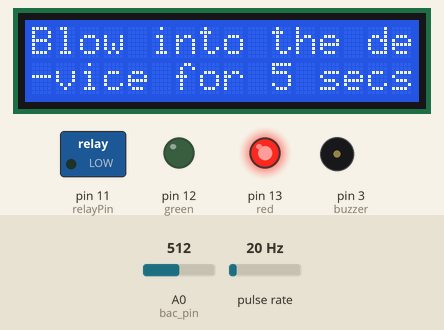
The sketch below on a simulated Arduino Uno, built with avr-gcc and run on an emulated ATmega328P. Shown: 16×2 character LCD, switched loads named in the sketch (green lamp = pin HIGH), output pins drawn as LEDs (lit = HIGH), buzzer (waves = sounding, pin HIGH). Wiring (inferred from the names in the program): pulse sensor: data pin 2. The test bench sets the inputs (shaded band); at power-on: pulse rate 20 Hz, A0 (bac_pin) = 512. What the sketch prints to the serial monitor is not drawn.

Above: at 1.2 s.
1.3 s: pulse rate (sensor on pin 2) set to 56 Hz
At 4.25 s:
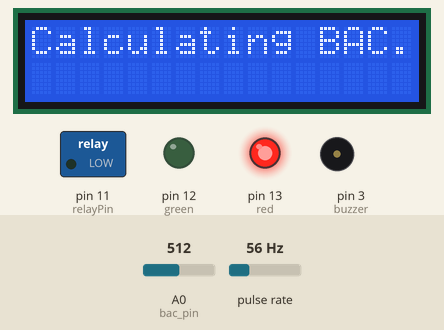
4.3 s: pulse rate (sensor on pin 2) set to 61 Hz
At 6.1 s:
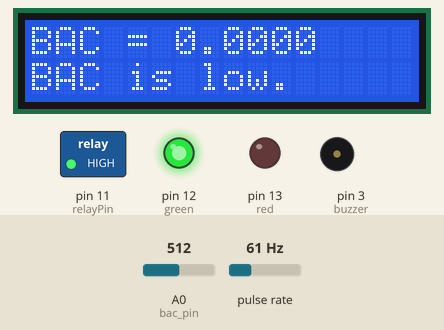
Timing chart, 0 to 7.6 s (numbered marks = the images above; inputs shaded):
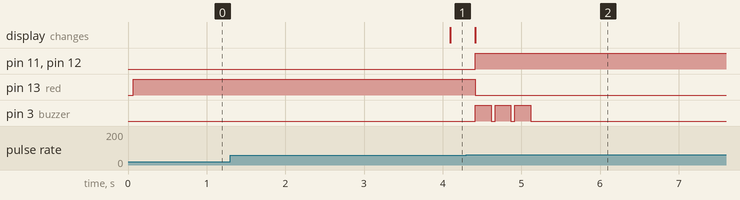

Measured:
- the behaviour switches between 57 and 58 Hz on pulse rate (sensor on pin 2) (found by bisection; images 1 and 2)
- after the input at 1.3 s, the display: changes after 2.8 s (image 1)
- by itself, pin 3 (buzzer): alternates HIGH for 0.20 s and LOW for 0.05 s, 6 changes in all, then stays LOW

The sketch:

breathalyzer_1.ino
```cpp
#include <LiquidCrystal.h>
#define relayPin 11
#define red 13
#define green 12
#define buzzer 3
float bac_pin = A0;
unsigned int val = 0; //breathalyzer value
unsigned char PIN = 0;
int intNumber = 1023; //max value
int delayTime = 1000;
float bac = 0;
float bacArray[30];
float largest = 0 ;
float temp = 0;

int count = 0;

LiquidCrystal lcd(10, 9, 4, 5, 6, 7);

float BAC = 0.877;
////////////////////////////////////////////////////////////


volatile int  flow_frequency;
volatile int  flow_frequency_; // Measures flow meter pulses
float  l_hour;
float  l_hour_; // Calculated litres/hour
  // Flow Meter Pin number
unsigned long currentTime;
unsigned long cloopTime;
unsigned long currentTime_;
unsigned long cloopTime_;

////////////////////////////////////////////////////////////

void setup() {
  // put your setup code here, to run once:
  lcd.begin(16, 2);
  lcd.print("Calculating BAC...");
  //Serial.begin(9600);
  pinMode(bac_pin, INPUT);
  pinMode(buzzer, OUTPUT);
  unsigned char flowmeter = 2;


  /*********************************************************/
  pinMode(flowmeter, INPUT);
  pinMode(relayPin, OUTPUT);
  pinMode (red, OUTPUT);
  pinMode (green, OUTPUT);
  digitalWrite(relayPin, LOW);
  digitalWrite (red, HIGH);


digitalWrite (red, HIGH);


  Serial.begin(9600);
  attachInterrupt(0, flow, RISING); // Setup Interrupt
  // see http://arduino.cc/en/Reference/attachInterrupt
  sei();                            // Enable interrupts
  currentTime = millis();
  cloopTime = currentTime;
  currentTime_ = millis();
  cloopTime_ = currentTime_;
  /*********************************************************/

}

void loop() {

  get_l_hour();
  if (l_hour > 380)
  {
    delay(1000);
       get_l_hour();
    if (l_hour > 400)
    {
      measure();
      Display_measurment();
      delay (5000);

    }


  }

  else if (l_hour < 380)
  {
    lcd.clear();
    lcd.setCursor(0, 0);
    lcd.print("Blow into the de");
    lcd.setCursor(0, 1);
    lcd.print("-vice for 5 secs");

    delay(1000);
  }

}

//  int delayTime = 100; //delay

//}
void flow ()                  // Interruot function
{
  flow_frequency++;
}

void measure()
{
  lcd.clear();
  lcd.print("Calculating BAC...");
  for (int i = 0; i < 30; i++)
  {
    Find();
    bacArray[i] = bac;

 Serial.println(bacArray[i]);
 largest = bacArray[0];

temp = bacArray[i];
      if (temp > largest)
      {
        largest = temp;
      }


 //Serial.println(bac);
    delay(10);
  }
   BAC = largest;


//    largest = bacArray[0];
//
//    for (int i = 0; i < 30; i++)
//    {
//      temp = bacArray[i];
//      if (temp > largest)
//      {
//        largest = temp;
//      }
//
//    }
//    BAC = largest;
//


  Serial.println(BAC);
  //Serial.println(val);

}
void Display_measurment()
{ lcd.clear();
  lcd.print("BAC = ");
  lcd.print(BAC, 4);

  if (BAC > 0.08)
  {
    // lcd.clear();
    lcd.setCursor(0, 1);
    lcd.print("BAC is too high!");
    Lock();


   // delay (5000);
  }
  if ((BAC < 0.08) && (bac > 0.04))
  {
    // lcd.clear();
    lcd.setCursor(0, 1);
    lcd.print("BAC is OK");
    Unlock();
    delay (3000);
  }
  if (BAC < 0.04)
  {
    //lcd.clear();
    lcd.setCursor(0, 1);
    lcd.print("BAC is low.");


    Unlock();
    delay (3000);


  }
}
void get_l_hour()
{
  currentTime = millis();
  // Every second, calculate and print litres/hour
  if (currentTime >= (cloopTime + 1000))
  {
    cloopTime = currentTime;              // Updates cloopTime
    // Pulse frequency (Hz) = 7.5Q, Q is flow rate in L/min. (Results in +/- 3% range)
    l_hour = (flow_frequency * 60 / 7.5); // (Pulse frequency x 60 min) / 7.5Q = flow rate in L/hour
    flow_frequency = 0;                   // Reset Counter
    Serial.print(l_hour, DEC);            // Print litres/hour
    Serial.println(" L/hour");
  }
}
void Find()
{
  val = analogRead(bac_pin);
    if (val <= 735)
    {
      bac = 0;

    }

    else if (val > 735 && val < 800) {
      bac = val * .0015 - 1.1125;

    }

    else if (val > 800) {
      bac = val * 0.0053 - 4.1867;


    }


}
void Lock()
{

 digitalWrite(relayPin, LOW);
     digitalWrite(red, HIGH);
    digitalWrite(green, LOW);

    digitalWrite(buzzer, HIGH);
    delay (500);
    digitalWrite(buzzer, LOW);
    delay (100);
     digitalWrite(buzzer, HIGH);
    delay (500);
    digitalWrite(buzzer, LOW);
    delay (100);
     digitalWrite(buzzer, HIGH);
    delay (500);
    digitalWrite(buzzer, LOW);
    delay (100);
     digitalWrite(buzzer, HIGH);
    delay (500);
    digitalWrite(buzzer, LOW);
    delay (100);
     digitalWrite(buzzer, HIGH);
    delay (500);
    digitalWrite(buzzer, LOW);
    delay (100);
     digitalWrite(buzzer, HIGH);
    delay (500);
    digitalWrite(buzzer, LOW);
    delay (100);
     digitalWrite(buzzer, HIGH);
    delay (500);
    digitalWrite(buzzer, LOW);
    delay (100);
     digitalWrite(buzzer, HIGH);
    delay (500);
    digitalWrite(buzzer, LOW);
    delay (100);

}
 void Unlock()
{
    digitalWrite(relayPin, HIGH);
    digitalWrite(red, LOW);
    digitalWrite(green, HIGH);

     digitalWrite(buzzer, HIGH);
    delay (200);
    digitalWrite(buzzer, LOW);
    delay (50);
     digitalWrite(buzzer, HIGH);
    delay (200);
    digitalWrite(buzzer, LOW);
    delay(50);
     digitalWrite(buzzer, HIGH);
    delay (200);
    digitalWrite(buzzer, LOW);
    delay (50);

}
```
